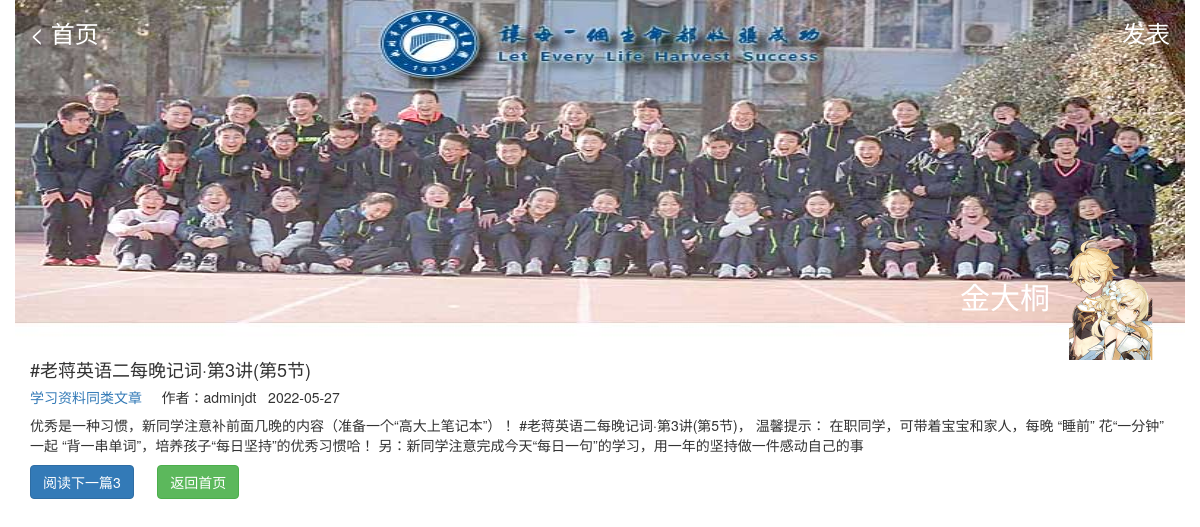
The app's page /quan/3/ with its own data.
### classmates/models.py (models this page shows)
class Quan(models.Model):
    quan_type = models.SmallIntegerField(blank=False, choices=QuanTypes, verbose_name="文章类型")
    quan_title = models.CharField(max_length=30, blank=False, verbose_name=("文章标题"))
    quan_content = models.TextField(max_length=800,null=False, blank=False, verbose_name=("文章内容或链接"))
    quan_tag = models.CharField(max_length=8, blank=True, verbose_name=("标签：建议#开头"))
    quan_pic  = models.CharField(max_length=80, blank=True, verbose_name=("引用图片链接"))
    picture = models.ImageField(upload_to='images/', blank=True, verbose_name=('上传照片'))
    quan_star = models.IntegerField(null=True, default=0)
    quan_read = models.IntegerField(null=True, default=0)
    quan_creator = models.ForeignKey(User, verbose_name=("作者"), null=True, on_delete=models.SET_NULL)
    quan_created_date = models.DateTimeField(verbose_name=("创建日期"), auto_now_add=True)

### classmates/views.py (the view)
# urls.py: path('quan/<int:id>/',quanread, name="quanread"),
def quanread(request,id):
    try:
        quan = Quan.objects.get(pk=id)
        quan.quan_type = QuanTypes[quan.quan_type]
    except Quan.DoesNotExist:
        raise Http404("同学圈文章不存在")
    return render(request, 'read.html', {'quan':quan})

### templates/read.html
{% extends 'base.html' %}
{% block content %}
<div class="container">
    <h4>{{ quan.quan_title }}</h4> <h5><a href="/quan/list{{ quan.quan_type.0}}">{{ quan.quan_type.1}}同类文章</a>  &nbsp &nbsp
    作者：{{ quan.quan_creator}} &nbsp {{ quan.quan_created_date|date:"Y-m-d" }}</h5>
    <p>{{ quan.quan_content|safe}}</p>
    <a href="/quan/{{ quan.id|add:1 }}/"><button type="button" class="btn btn-primary">阅读下一篇{{ quan.pk }}</button></a>&nbsp &nbsp &nbsp
    <a href="/quan/"><button type="button" class="btn btn-success">返回首页</button></a>
</div>
{% endblock %}

### records on screen
Quan: quan_title "#老蒋英语二每晚记词·第3讲(第5节)", quan_type.1 "学习资料", quan_creator "adminjdt", quan_created_date "2022-05-27", quan_content "优秀是一种习惯，新同学注意补前面几晚的内容（准备一个“高大上笔记本”）！ #老蒋英语二每晚记词·第3讲(第5节)， 温馨提示： 在职同学，可带着宝宝和家人，每晚 “睡前” 花“一分钟” 一起 “背一串单词”，培养孩子“每日坚持”的优秀习惯哈！ 另：新同学注意完成今天“每日一句”的学习，用一年的坚持做一件感动自己的事", pk "3"
